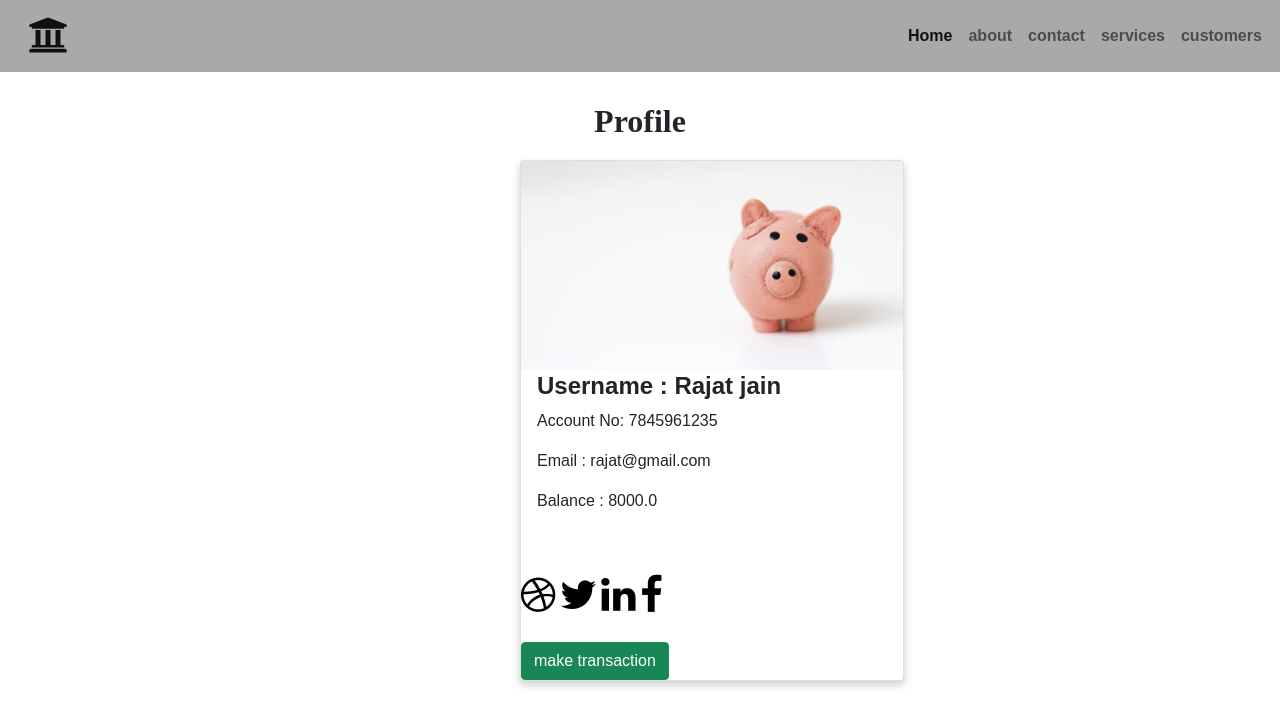
Screenshot of /view_customer/7845961235/ with the database file from the repository.
### core/models.py (models this page shows)
class Customers(models.Model):
    first_name = models.CharField(max_length=100)
    last_name = models.CharField(max_length=100)
    user_email = models.EmailField(max_length=100, unique=True)
    acoount_no = models.CharField(max_length=220, unique=True)
    password = models.CharField(max_length=100)
    current_balance = models.FloatField(
        validators=[MinValueValidator(3000.00)])

### core/views.py (the view)
# urls.py: path('view_customer/<int:id>/', view_customer, name="view_customer"),
def view_customer(request, id):
    o_cust = Customers.objects.filter(acoount_no=id).first()
    context = {
        'user_email': o_cust.user_email,
        'first_name': o_cust.first_name,
        'last_name': o_cust.last_name,
        'acoount_no': o_cust.acoount_no,
        'current_balance': o_cust.current_balance,
    }
    return render(request, 'view_customer.html', context)

### core/templates/view_customer.html (shortened to what this page needs)
{% extends 'base.html' %}
{% load static %}
{% block content %}
<head>
    </head>
    <body>
    <h2 style="margin-top: 30px; text-align: center;font-weight: bold;font-family: cursive;">Profile</h2>
    <div class="card">
      <img src="{% static 'images/bg.jpg' %}" alt="Avatar" style="width:100%">
      <div class="container">
        <h4><b>Username : {{first_name}} {{last_name}}</b></h4>
        <p>Account No: {{acoount_no}}</p>
        <p>Email : {{user_email}}</p>
        <p>Balance : {{current_balance}}</p>
      </div>
      <div style="margin: 24px 0;" class="fonti">
        <a href="#"><i class="fa fa-dribbble"></i></a>
        <a href="#"><i class="fa fa-twitter"></i></a>
        <a href="#"><i class="fa fa-linkedin"></i></a>
        <a href="#"><i class="fa fa-facebook"></i></a>
      </div>
      <a href="{% url 'make_transaction' acoount_no %}" class="btn btn-success">make transaction</a>
    </div>
    </body>
{% endblock content %}

### core/static/css/style.css (style rules this page uses)
* { margin: 0; padding: 0; font-family: sans-serif; }
.fa { font-size: 40px !important; margin-top: 20px; }

### core/templates/view_customer.html (style rules this page uses)
.card { box-shadow: 0 4px 8px 0 rgba(0,0,0,0.2); transition: 0.3s; width: 30%; justify-content: center; display: block; margin-left: 520px; margin-top: 20px; }
.container { padding: 2px 16px; }
.fonti a { text-decoration: none; font-size: 22px; color: black; }

### rows the page displays
Customers: first_name "Rajat", last_name "jain", acoount_no "7845961235", user_email "rajat@gmail.com", current_balance "8000.0"
